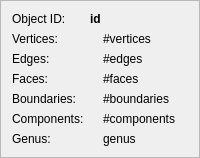
       <widget class="QFrame" name="frame">
        <property name="frameShape">
         <enum>QFrame::StyledPanel</enum>
        </property>
        <property name="frameShadow">
         <enum>QFrame::Raised</enum>
        </property>
        <layout class="QFormLayout" name="formLayout">
         <property name="fieldGrowthPolicy">
          <enum>QFormLayout::ExpandingFieldsGrow</enum>
         </property>
         <item row="0" column="0">
          <widget class="QLabel" name="label_3">
           <property name="font">
            <font>
             <weight>50</weight>
             <bold>false</bold>
            </font>
           </property>
           <property name="text">
            <string>Object ID:</string>
           </property>
          </widget>
         </item>
         <item row="0" column="1">
          <widget class="QLabel" name="id">
           <property name="font">
            <font>
             <weight>75</weight>
             <bold>true</bold>
            </font>
           </property>
           <property name="text">
            <string>id</string>
           </property>
          </widget>
         </item>
         <item row="2" column="0">
          <widget class="QLabel" name="label_7">
           <property name="font">
            <font>
             <weight>50</weight>
             <bold>false</bold>
            </font>
           </property>
           <property name="text">
            <string>Vertices:</string>
           </property>
          </widget>
         </item>
         <item row="2" column="1">
          <layout class="QHBoxLayout" name="horizontalLayout_3">
           <item>
            <widget class="QLabel" name="verticesIcon">
             <property name="text">
              <string/>
             </property>
             <property name="pixmap">
              <pixmap resource="icons.qrc">:/info/dialogIcons/info_vertices.png</pixmap>
             </property>
            </widget>
           </item>
           <item>
            <widget class="QLabel" name="vertices">
             <property name="font">
              <font>
               <weight>50</weight>
               <bold>false</bold>
              </font>
             </property>
             <property name="text">
              <string>#vertices</string>
             </property>
            </widget>
           </item>
          </layout>
         </item>
         <item row="4" column="0">
          <widget class="QLabel" name="label_9">
           <property name="font">
            <font>
             <weight>50</weight>
             <bold>false</bold>
            </font>
           </property>
           <property name="text">
            <string>Edges:</string>
           </property>
          </widget>
         </item>
         <item row="4" column="1">
          <layout class="QHBoxLayout" name="horizontalLayout_4">
           <item>
            <widget class="QLabel" name="label_11">
             <property name="text">
              <string/>
             </property>
             <property name="pixmap">
              <pixmap resource="icons.qrc">:/info/dialogIcons/info_edges.png</pixmap>
             </property>
            </widget>
           </item>
           <item>
            <widget class="QLabel" name="edges">
             <property name="font">
              <font>
               <weight>50</weight>
               <bold>false</bold>
              </font>
             </property>
             <property name="text">
              <string>#edges</string>
             </property>
            </widget>
           </item>
          </layout>
         </item>
         <item row="5" column="0">
          <widget class="QLabel" name="label_8">
           <property name="font">
            <font>
             <weight>50</weight>
             <bold>false</bold>
            </font>
           </property>
           <property name="text">
            <string>Faces:</string>
           </property>
          </widget>
         </item>
         <item row="5" column="1">
          <layout class="QHBoxLayout" name="horizontalLayout_5">
           <item>
            <widget class="QLabel" name="label_10">
             <property name="text">
              <string/>
             </property>
             <property name="pixmap">
              <pixmap resource="icons.qrc">:/info/dialogIcons/info_faces.png</pixmap>
             </property>
            </widget>
           </item>
           <item>
            <widget class="QLabel" name="faces">
             <property name="font">
              <font>
               <weight>50</weight>
               <bold>false</bold>
              </font>
             </property>
             <property name="text">
              <string>#faces</string>
             </property>
            </widget>
           </item>
          </layout>
         </item>
         <item row="6" column="0">
          <widget class="QLabel" name="label_5">
           <property name="font">
            <font>
             <weight>50</weight>
             <bold>false</bold>
            </font>
           </property>
           <property name="text">
            <string>Boundaries:</string>
           </property>
          </widget>
         </item>
         <item row="6" column="1">
          <layout class="QHBoxLayout" name="horizontalLayout_6">
           <item>
            <widget class="QLabel" name="label_6">
             <property name="text">
              <string/>
             </property>
             <property name="pixmap">
              <pixmap resource="icons.qrc">:/info/dialogIcons/info_boundaries.png</pixmap>
             </property>
            </widget>
           </item>
           <item>
            <widget class="QLabel" name="boundaries">
             <property name="font">
              <font>
               <weight>50</weight>
               <bold>false</bold>
              </font>
             </property>
             <property name="text">
              <string>#boundaries</string>
             </property>
            </widget>
           </item>
          </layout>
         </item>
         <item row="7" column="0">
          <widget class="QLabel" name="label_17">
           <property name="font">
            <font>
             <weight>50</weight>
             <bold>false</bold>
            </font>
           </property>
           <property name="text">
            <string>Components:</string>
           </property>
          </widget>
         </item>
         <item row="7" column="1">
          <layout class="QHBoxLayout" name="horizontalLayout_8">
           <item>
            <widget class="QLabel" name="componentsIcon">
             <property name="text">
              <string/>
             </property>
             <property name="pixmap">
              <pixmap resource="icons.qrc">:/info/dialogIcons/info_components.png</pixmap>
             </property>
            </widget>
           </item>
           <item>
            <widget class="QLabel" name="components">
             <property name="font">
              <font>
               <weight>50</weight>
               <bold>false</bold>
              </font>
             </property>
             <property name="text">
              <string>#components</string>
             </property>
            </widget>
           </item>
          </layout>
         </item>
         <item row="8" column="0">
          <widget class="QLabel" name="label_20">
           <property name="font">
            <font>
             <weight>50</weight>
             <bold>false</bold>
            </font>
           </property>
           <property name="text">
            <string>Genus:</string>
           </property>
          </widget>
         </item>
         <item row="8" column="1">
          <layout class="QHBoxLayout" name="horizontalLayout_7">
           <item>
            <widget class="QLabel" name="genusIcon">
             <property name="text">
              <string/>
             </property>
             <property name="pixmap">
              <pixmap resource="icons.qrc">:/info/dialogIcons/info_genus.png</pixmap>
             </property>
            </widget>
           </item>
           <item>
            <widget class="QLabel" name="genus">
             <property name="font">
              <font>
               <weight>50</weight>
               <bold>false</bold>
              </font>
             </property>
             <property name="text">
              <string>genus</string>
             </property>
            </widget>
           </item>
          </layout>
         </item>
        </layout>
       </widget>
